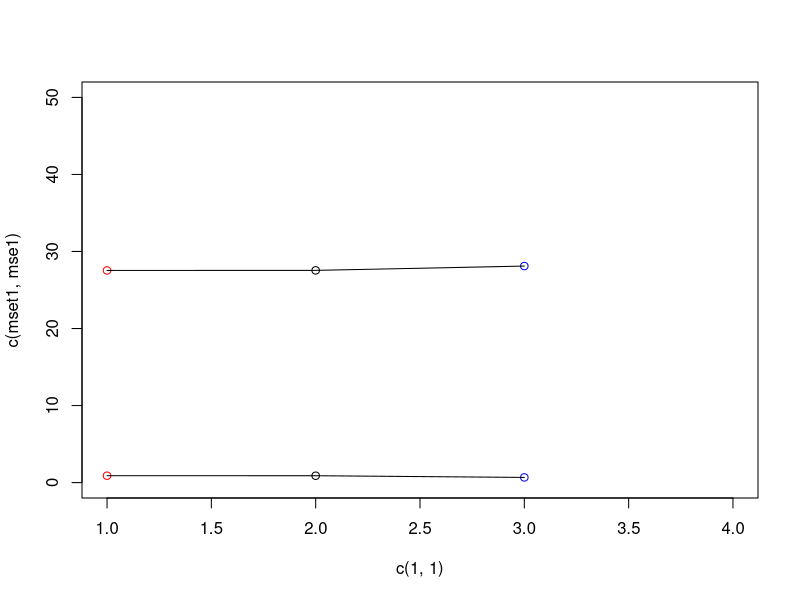
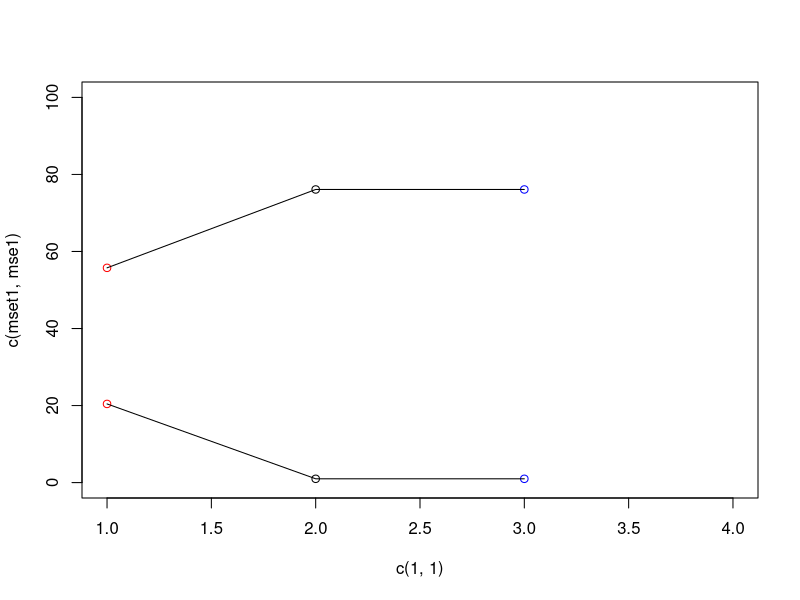

Write R code to recreate these figures, in order.
#Bias variance tradeoff
#Actual model is linear
#Fit linear
x_train=rnorm(50)

y_train=4*x_train+rnorm(50)
x_test=rnorm(50)
y_test=4*x_test+rnorm(50)
fit_lin<-lm(y_train~x_train)
predict_train=predict(fit_lin)
mset1=mean((predict_train-y_train)^2)
predict_test<-predict(fit_lin,data.frame(x=x_test))
mse1=mean((predict_test-y_test)^2)
mse1
#Fit quadratic
fit_quad<-lm(y_train~x_train+I(x_train^2))
predict_train=predict(fit_quad)
mset2=mean((predict_train-y_train)^2)
mset2
predict_test<-predict(fit_quad,data.frame(x_test,x_test^2))
mse2=mean((predict_test-y_test)^2)
mse2
#Fit 10 degree
?poly
fit_cubic<-lm(y_train~poly(x_train,degree=10))
summary(fit_cubic)
predict_train=predict(fit_cubic)
mset3=mean((predict_train-y_train)^2)
mset3
predict_test<-predict(fit_cubic,data.frame(x_test,x_test^2,x_test^3,x_test^4,x_test^5,x_test^6,x_test^7,x_test^8,x_test^9,x_test^10))
mse3=mean((predict_test-y_test)^2)
mse3
#Plotting
par(mfrow=c(1,1))
plot(c(1,1),c(mset1,mse1),xlim=range(1:4),ylim=range(0:50),col="red")
points(c(2,2),c(mset2,mse2),col="black")
points(c(3,3),c(mset3,mse3),col="blue")
lines(c(mset1,mset2,mset3))
lines(c(mse1,mse2,mse3))
which.min(c(mse1,mse2,mse3))
##Bias variance tradeoff
#Actual model is quadratic
#Fit linear
x_train=rnorm(5000)
y_train=4*x_train+3*x_train^2+rnorm(5000)
x_test=rnorm(50)
y_test=4*x_test+3*x_test^2+rnorm(50)
fit_lin<-lm(y_train~x_train)
predict_train=predict(fit_lin)
mset1=mean((predict_train-y_train)^2)
predict_test<-predict(fit_lin,data.frame(x=x_test))
mse1=mean((predict_test-y_test)^2)
mse1
#Fit quadratic
fit_quad<-lm(y_train~x_train+I(x_train^2))
predict_train=predict(fit_quad)
mset2=mean((predict_train-y_train)^2)
mset2
predict_test<-predict(fit_quad,data.frame(x_test,x_test^2))
mse2=mean((predict_test-y_test)^2)
mse2
#Fit 10 degree
?poly
fit_cubic<-lm(y_train~poly(x_train,degree=10))
summary(fit_cubic)
predict_train=predict(fit_cubic)
mset3=mean((predict_train-y_train)^2)
mset3
predict_test<-predict(fit_cubic,data.frame(x_test,x_test^2,x_test^3,x_test^4,x_test^5,x_test^6,x_test^7,x_test^8,x_test^9,x_test^10))
mse3=mean((predict_test-y_test)^2)
mse3
#Plotting
par(mfrow=c(1,1))
plot(c(1,1),c(mset1,mse1),xlim=range(1:4),ylim=range(0:100),col="red")
points(c(2,2),c(mset2,mse2),col="black")
points(c(3,3),c(mset3,mse3),col="blue")
lines(c(mset1,mset2,mset3))
lines(c(mse1,mse2,mse3))
which.min(c(mse1,mse2,mse3))

